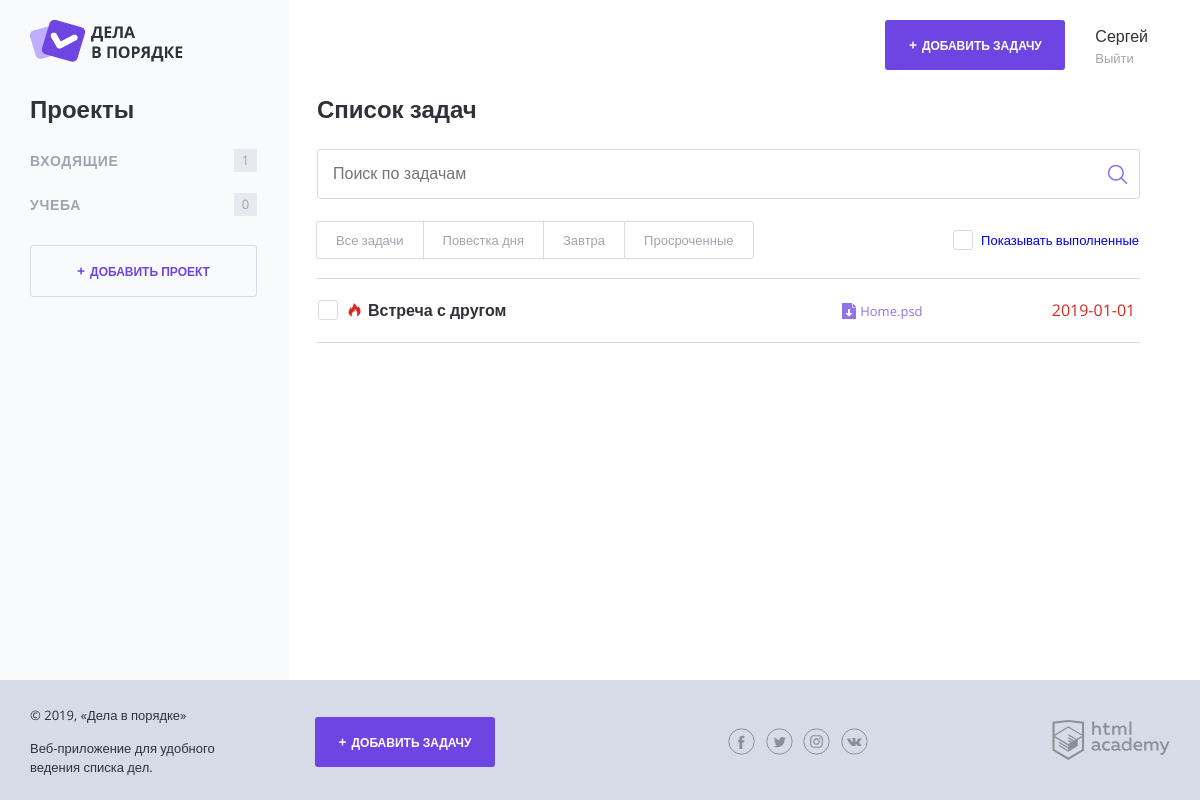
Screenshot of /index.php (signed in) with the database file from the repository.
### tables this page shows
CREATE TABLE projects (
	id INT AUTO_INCREMENT PRIMARY KEY,
	name VARCHAR (200)
);

CREATE TABLE tasks (
	id INT AUTO_INCREMENT PRIMARY KEY,
	project_id INT(10),
	user_id INT(100),
	name VARCHAR (200),
	dowloads VARCHAR(100),
	date_start DATE,
	completed BOOL,
	date_term DATE
);

### helpers.php (called while the page is built, shortened)
<?php
function include_template($name, array $data = [])
{
    $name = 'templates/' . $name;
    extract($data);
    require $name;
    $result = ob_get_clean();
    return $result;
}

### db.php (called while the page is built, shortened)
<?php
function getProjects($con, $userId)
{
    $sql = "SELECT * FROM projects where user_id = $userId";
    $result = mysqli_query($con, $sql);
    if (!$result) {
        $error = mysqli_error($con);
        echo "Ошибка MySQL:" . $error;
        die;
    } else {
        $results = mysqli_fetch_all($result, MYSQLI_ASSOC);
        $categories = [];
    }
    foreach ($results as $result) {
        $categories[] = $result;
    }
    return $categories;
}
function getTasks($con, array $criteria = [])
{
    $sql = "SELECT * FROM tasks WHERE 1=1";
    if (!empty($criteria['user_id'])) {
        $sql .= sprintf(' AND user_id = %d', $criteria['user_id']);
    }
    if (isset($criteria['showComplete']) && $criteria['showComplete'] !== null) {
        if ($criteria['showComplete'] === false) {
            $sql .= ' AND completed = 0';
        } else {
        }
    } else {
        $sql .= ' AND completed = 0';
    }
    $result = mysqli_query($con, $sql);
    $tasks = mysqli_fetch_all($result, MYSQLI_ASSOC);
    return $tasks;
}
function projectTaskCount($con, $userId)
{
    $sql = "select project_id, COUNT(*) as tasksCount from tasks where user_id = $userId GROUP BY project_id;";
    $result = mysqli_query($con, $sql);
    $rows = mysqli_fetch_all($result, MYSQLI_ASSOC);
    $result = [];
    foreach ($rows as $row) {
        $result[$row['project_id']] = $row['tasksCount'];
    }
    return $result;
}
function layoutVars($con)
{
    if (isset($_SESSION['user'])) {
        $projectTaskCount = projectTaskCount($con, $_SESSION ['user']['id']);
        $projects = getProjects($con, $_SESSION ['user']['id']);
        return [
            'logged' => array_key_exists('user', $_SESSION),
            'user' => $_SESSION['user'] ?? null,
            'projects' => $projects,
            'projectTaskCount' => $projectTaskCount,
        ];
    }
    return [
        'logged' => false
    ];
}

### functions.php (called while the page is built, shortened)
<?php
function check_date(string $date): bool
{
    $moment = strtotime($date);
    $now = time();
    $seconds = $now - $moment;
    $hours = floor($seconds / 3600);
    return $hours <= 24;
}
function esc(string $str)
{
    $text = htmlspecialchars($str);
    return $text;
}

### templates/index.php (the view, shortened to what this page needs)
<h2 class="content__main-heading">Список задач</h2>
<form class="search-form" action="index.php" method="GET" autocomplete="off">
    <input class="search-form__input" type="text"
           name="search"
           value="<?= $search ?>"
           placeholder="Поиск по задачам">
    <input class="search-form__submit" type="submit" name="" value="Искать">
</form>
<div class="tasks-controls">
    <nav class="tasks-switch">
        <?php
        $filterTypes = [
            1 => 'Все задачи',
            2 => 'Повестка дня',
            3 => 'Завтра',
            4 => 'Просроченные'
        ]
        ?>
        <?php foreach ($filterTypes as $filterVal => $filterName): ?>
            <a href="/index.php?<?php if ($projectId !== null) echo 'project_id=' . $projectId . '&' ?>filter-by-date=<?= $filterVal ?>"
               class="tasks-switch__item <?php if ($filterByDate === $filterVal): ?>tasks-switch__item--active <?php endif ?>">
                <?= $filterName ?></a>
        <?php endforeach; ?>
    </nav>
    <label class="checkbox">
        <a href="/index.php?<?php if ($projectId !== null) echo 'project_id=' . $projectId . '&' ?><?php if ($filterByDate !== null) echo 'filter-by-date=' . $filterByDate . '&' ?>show_completed=<?php if ($showComplete) echo '0'; else echo '1' ?>">
            <span class="checkbox__text">Показывать выполненные</span>
        </a>
    </label>
</div>
<table class="tasks">
    <?php foreach ($tasks as $task): ?>
        <?php if ($task['completed'] === '0'): ?>
            <?php if (check_date($task['date_start'])): ?>
                <tr class="tasks__item task" >
            <?php else: ?>
                <tr class="tasks__item task  task--important">
            <?php endif ?>
            <td class="task__select">
                <label class="checkbox task__checkbox">
                    <span class="checkbox__text"><?= esc($task['name']) ?></span>
                </label>
            </td>
            <td class="task__file">
                <a class="download-link" href="/uploads/<?= $task['dowloads'] ?>"><?= $task['dowloads'] ?></a>
            </td>
            <td class="task__date"><?= $task['date_start'] ?></td>
            </tr>
        <?php endif ?>
    <?php endforeach ?>
</table>

### templates/layout.php (shortened to what this page needs)
<!DOCTYPE html>
<html lang="ru">
<head>
    <link rel="stylesheet" href="css/normalize.css">
    <link rel="stylesheet" href="css/style.css">
    <link rel="stylesheet" href="css/flatpickr.min.css">
</head>
<body>
<div class="page-wrapper">
    <div class="container container--with-sidebar">
        <header class="main-header">
            <a href="/">
                <img src="img/logo.png" width="153" height="42" alt="Логотип Дела в порядке">
            </a>
            <div class="main-header__side">
                <?php if ($logged): ?>
                    <a class="main-header__side-item button button--plus open-modal" href="add.php">Добавить
                        задачу</a>
                    <div class="main-header__side-item user-menu">
                        <div class="user-menu__data">
                            <p><?= $user ['username'] ?></p>
                            <a href="/logout.php">Выйти</a>
                        </div>
                    </div>
                <?php else : ?>
                    <a class="main-header__side-item button button--transparent"
                       href="auth.php">Войти</a>
                <?php endif; ?>
            </div>
        </header>
        <div class="content">
            <?php if ($logged): ?>
                <section class="content__side">
                    <h2 class="content__side-heading">Проекты</h2>
                    <nav class="main-navigation">
                        <ul class="main-navigation__list">
                            <?php
                            foreach ($projects as $category): ?>
                                <li class="main-navigation__list-item">
                                    <a class="main-navigation__list-item-link
                                <?php if ($projectId === (int)$category['id']): ?>main-navigation__list-item--active <?php endif ?>"
                                       href="/index.php?project_id=<?= $category['id'] ?>"><?= esc($category['name']) ?></a>
                                    <span class="main-navigation__list-item-count">
                                    <?php if (array_key_exists($category['id'], $projectTaskCount)): ?>
                                        <?= $projectTaskCount[$category['id']] ?>
                                    <?php else: ?>
                                        0
                                    <?php endif ?>
                                </span>
                                </li>
                            <?php endforeach ?>
                        </ul>
                    </nav>
                    <a class="button button--transparent button--plus content__side-button"
                       href="project.php" target="project_add">Добавить проект</a>
                </section>
                <main class="content__main">
                    <?= $content ?>
                </main>
            <?php endif; ?>
        </div>
    </div>
</div>
<footer class="main-footer">
    <div class="container">
        <div class="main-footer__copyright">
            <p>© 2019, «Дела в порядке»</p>
            <p>Веб-приложение для удобного ведения списка дел.</p>
        </div>
        <?php if ($logged): ?>
            <a class="main-footer__button button button--plus" href="add.php">Добавить задачу</a>
        <?php endif; ?>
        <div class="main-footer__social social">
            <a class="social__link social__link--facebook" href="#">
            </a>
            <a class="social__link social__link--twitter" href="#">
            </a>
            <a class="social__link social__link--instagram" href="#">
            </a>
            <a class="social__link social__link--vkontakte" href="#">
            </a>
        </div>
        <div class="main-footer__developed-by">
            <a href="https://htmlacademy.ru/intensive/php">
                <img src="img/htmlacademy.svg" alt="HTML Academy" width="118" height="40">
            </a>
        </div>
    </div>
</footer>
</body>
</html>

### index.php (shortened to what this page needs)
<?php
require_once('init.php');
require_once('db.php');
$criteria = [];
if (!empty($_SESSION['user'])) {
    $criteria['user_id'] = $_SESSION['user']['id'];
}
$filterByDate = null;
$showComplete = null;
$criteria['showComplete'] = $showComplete;
$projectId = null;
$search = $_GET ['search'] ?? '';
$tasks = getTasks($con, $criteria);
$content = include_template('index.php', [
    'tasks' => $tasks,
    'projectId' => $projectId,
    'filterByDate' => $filterByDate,
    'showComplete' => $showComplete,
    'search' => $search,
]);
$layout = include_template('layout.php', array_merge([
    'title' => 'Иван Васильев',
    'projectId' => $projectId,
    'content' => $content,
], layoutVars($con)));
echo $layout;

### rows the page displays
projects: name "ВХОДЯЩИЕ", id "1"
projects: name "УЧЕБА", shows "0"
tasks: name "Встреча с другом", dowloads "Home.psd", date_start "2019-01-01"

### other values shown
$user ['username'] "Сергей"
$filterName "Все задачи"
$filterName "Повестка дня"
$filterName "Завтра"
$filterName "Просроченные"
